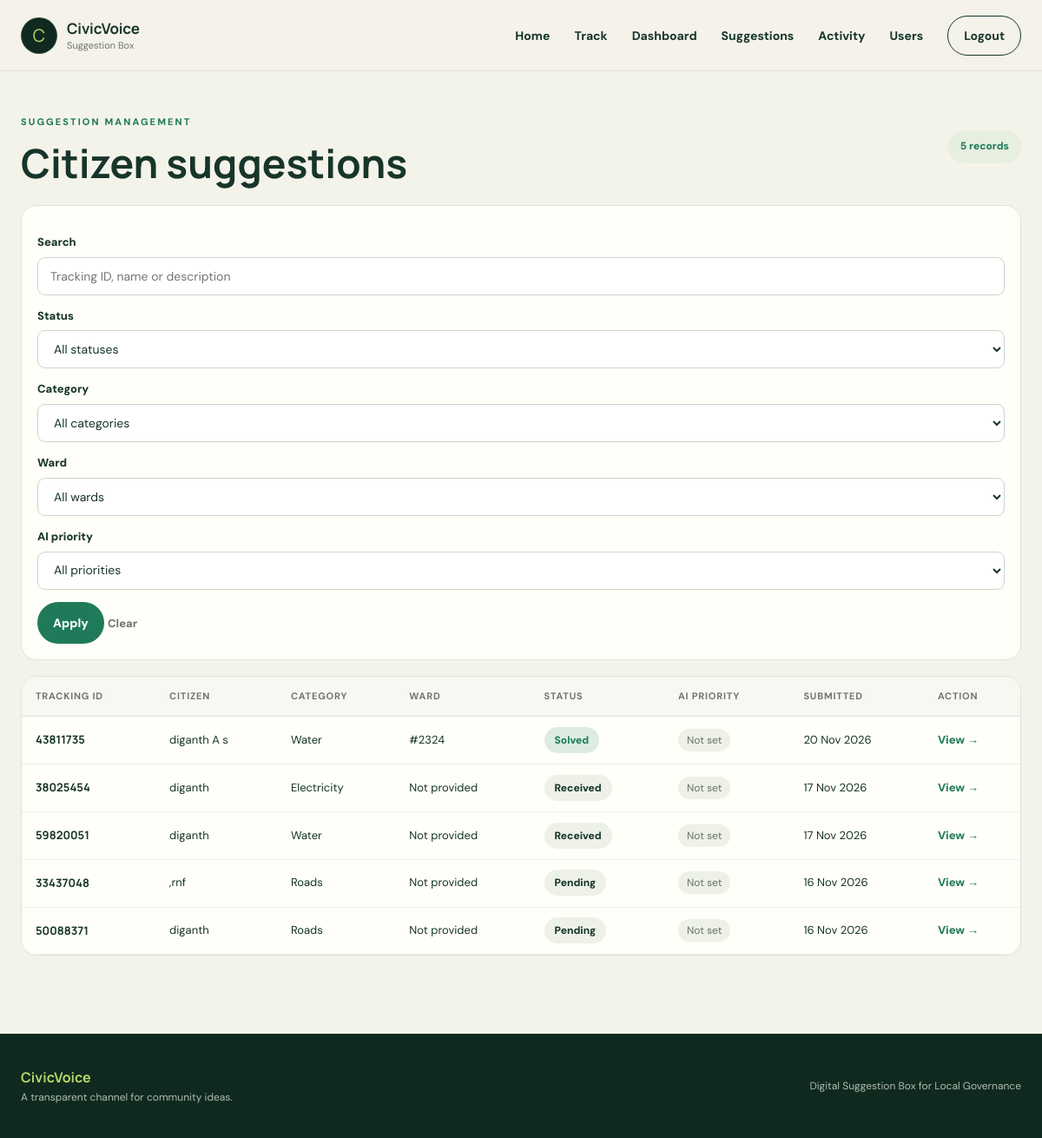
The page /admin/suggestions (signed in) on the database its author committed.
### app/models.py (models this page shows)
class Suggestion(db.Model):
    id = db.Column(db.Integer, primary_key=True)
    tracking_id = db.Column(
        db.String(8),
        unique=True,
        nullable=False,
        default=lambda: f"{secrets.randbelow(100_000_000):08d}"
    )
    name = db.Column(db.String(100), nullable=False)
    title = db.Column(db.String(150), nullable=True)
    category = db.Column(db.String(100), nullable=False)
    description = db.Column(db.Text, nullable=False)
    status = db.Column(
        db.String(30),
        default="Received",
        nullable=False
    )
    ward = db.Column(db.String(100), nullable=True)
    officer_remark = db.Column(db.Text, nullable=True)
    photo_filename = db.Column(db.String(255), nullable=True)
    ai_priority = db.Column(db.String(20), nullable=True)
    ai_priority_reason = db.Column(db.Text, nullable=True)
    ai_priority_provider = db.Column(db.String(30), nullable=True)
    created_at = db.Column(
        db.DateTime,
        default=datetime.utcnow
    )

### app/routes.py (the view, shortened to what this page needs)
    @app.route("/admin/suggestions")
    @staff_required
    def manage_suggestions():
        search = request.args.get("search", "").strip()
        status = request.args.get("status", "").strip()
        category = request.args.get("category", "").strip()
        ward = request.args.get("ward", "").strip()
        priority = request.args.get("priority", "").strip()
        query = Suggestion.query
        if status:
            query = query.filter(Suggestion.status == status)
        if category:
            query = query.filter(Suggestion.category == category)
        if ward:
            query = query.filter(Suggestion.ward == ward)
        if priority:
            query = query.filter(Suggestion.ai_priority == priority)
        suggestions = query.order_by(
            Suggestion.created_at.desc()
        ).all()
        categories = [
            item[0]
            for item in db.session.query(Suggestion.category)
            .distinct()
            .order_by(Suggestion.category)
            .all()
        ]
        wards = [
            item[0]
            for item in db.session.query(Suggestion.ward)
            .filter(Suggestion.ward.isnot(None))
            .filter(Suggestion.ward != "")
            .distinct()
            .order_by(Suggestion.ward)
            .all()
        ]
        return render_template(
            "suggestions.html",
            suggestions=suggestions,
            search=search,
            selected_status=status,
            selected_category=category,
            selected_ward=ward,
            selected_priority=priority,
            categories=categories,
            wards=wards
        )

### app/__init__.py (called while the page is built)
@login_manager.user_loader
def load_user(user_id):
    from app.models import User
    try:
        user_id = int(user_id)
    except (TypeError, ValueError):
        return None
    user = db.session.get(User, user_id)
    if user is None or not user.is_active:
        return None
    return user

### app/routes.py (called while the page is built)
def staff_required(view_function):
    @wraps(view_function)
    @login_required
    def wrapped_view(*args, **kwargs):
        if current_user.role not in ["admin", "staff"]:
            abort(403)
        return view_function(*args, **kwargs)
    return wrapped_view

### app/templates/suggestions.html (shortened to what this page needs)
{% extends "base.html" %}
{% block content %}
<div class="dashboard-header">
    <div>
        <span class="eyebrow">Suggestion management</span>
        <h1>Citizen suggestions</h1>
    </div>
    <span class="count-badge">{{ suggestions|length }} records</span>
</div>
<section class="form-container filter-panel">
    <form method="GET" action="{{ url_for('manage_suggestions') }}" class="management-filter">
        <div class="field search-field">
            <label for="search">Search</label>
            <input type="text" id="search" name="search" placeholder="Tracking ID, name or description" value="{{ search }}">
        </div>
        <div class="field">
            <label for="status">Status</label>
            <select id="status" name="status">
                <option value="">All statuses</option>
            </select>
        </div>
        <div class="field">
            <label for="category">Category</label>
            <select id="category" name="category">
                <option value="">All categories</option>
            </select>
        </div>
        <div class="field">
            <label for="ward">Ward</label>
            <select id="ward" name="ward">
                <option value="">All wards</option>
            </select>
        </div>
        <div class="field">
            <label for="priority">AI priority</label>
            <select id="priority" name="priority">
                <option value="">All priorities</option>
            </select>
        </div>
        <button type="submit" class="btn filter-button">Apply</button>
        <a class="clear-filter" href="{{ url_for('manage_suggestions') }}">Clear</a>
    </form>
</section>
<section class="form-container table-panel">
    {% if suggestions %}
        <div class="table-scroll">
            <table class="modern-table">
                <thead>
                    <tr>
                        <th>Tracking ID</th>
                        <th>Citizen</th>
                        <th>Category</th>
                        <th>Ward</th>
                        <th>Status</th>
                        <th>AI priority</th>
                        <th>Submitted</th>
                        <th>Action</th>
                    </tr>
                </thead>
                <tbody>
                    {% for suggestion in suggestions %}
                        <tr>
                            <td><strong class="tracking-code">{{ suggestion.tracking_id }}</strong></td>
                            <td>{{ suggestion.name }}</td>
                            <td>{{ suggestion.category }}</td>
                            <td>{{ suggestion.ward or "Not provided" }}</td>
                            <td><span class="status-pill status-{{ suggestion.status|lower|replace(' ', '-') }}">{{ suggestion.status }}</span></td>
                            <td><span class="priority-{{ (suggestion.ai_priority or 'low')|lower }}">{{ suggestion.ai_priority or "Not set" }}</span></td>
                            <td>{{ suggestion.created_at.strftime("%d %b %Y") }}</td>
                            <td>
                                <a class="table-action" href="{{ url_for('suggestion_detail', suggestion_id=suggestion.id) }}">View <span>→</span></a>
                            </td>
                        </tr>
                    {% endfor %}
                </tbody>
            </table>
        </div>
    {% else %}
        <p class="empty-state">No suggestions found for these filters.</p>
    {% endif %}
</section>
{% endblock %}

### app/static/style.css (style rules this page uses)
:root { --ink: #17352a; --green: #1f7a5a; --green-dark: #10291f; --lime: #b9d86b; --cream: #f4f3ea; --paper: #fffef8; --line: #dde4dc; --muted: #6d776f; --orange: #e69b55; }
* { box-sizing: border-box; margin: 0; padding: 0; }
html { scroll-behavior: smooth; }
body { min-height: 100vh; display: flex; flex-direction: column; font-family: "DM Sans", Arial, sans-serif; color: var(--ink); background: var(--cream); line-height: 1.6; }
h1, h2, h3, strong, .brand { font-family: "Manrope", "DM Sans", sans-serif; }
a { color: inherit; }
.eyebrow { display: inline-block; color: var(--green); text-transform: uppercase; font-size: 11px; font-weight: 800; letter-spacing: 2.1px; margin-bottom: 14px; }
.btn { min-height: 48px; display: inline-flex; align-items: center; justify-content: center; gap: 18px; border-radius: 100px; padding: 12px 22px; border: 0; font-family: "DM Sans"; font-size: 14px; font-weight: 800; text-decoration: none; cursor: pointer; }
.field { display: flex; flex-direction: column; margin-bottom: 20px; }
.field label { margin-bottom: 8px; font-size: 13px; font-weight: 800; }
.field input, .field select, .field textarea { width: 100%; border: 1px solid #ccd5cd; border-radius: 9px; background: white; color: var(--ink); font: 15px "DM Sans"; padding: 13px 14px; outline: none; }
.status-pill { padding: 7px 12px; border-radius: 100px; background: #edf1e8; font-size: 12px; font-weight: 800; }
.status-solved { background: #dcece3; color: var(--green); }
.tracking-code { word-break: break-all; }
.form-container { background: var(--paper); border: 1px solid var(--line); border-radius: 18px; padding: 32px; margin-bottom: 18px; }
.form-container table { width: 100%; border-collapse: collapse; font-size: 13px; }
.form-container th { text-align: left; color: var(--muted); font-size: 11px; text-transform: uppercase; letter-spacing: .8px; border-bottom: 1px solid var(--line); padding: 12px 10px; }
.form-container td { border-bottom: 1px solid #edf0ea; padding: 14px 10px; }
.form-container table a { color: var(--green); font-weight: 800; }
.form-container form:not(.modern-form) { display: block; }
.form-container form:not(.modern-form) label { display: block; margin: 14px 0 6px; font-weight: 800; }
.form-container form:not(.modern-form) input, .form-container form:not(.modern-form) select, .form-container form:not(.modern-form) textarea { width: 100%; border: 1px solid #ccd5cd; border-radius: 9px; padding: 12px 14px; font: 14px "DM Sans"; }
.form-container form:not(.modern-form) button { margin-top: 14px; background: var(--green); color: white; border: 0; border-radius: 100px; padding: 11px 18px; font-weight: 800; }
.dashboard-header { display: flex; align-items: center; justify-content: space-between; margin: 10px 0 24px; }
.dashboard-header h1 { font-size: clamp(32px, 4vw, 46px); line-height: 1.05; }
.count-badge { border-radius: 100px; background: #e7efdf; color: var(--green); padding: 9px 14px; font-size: 12px; font-weight: 800; }
.filter-panel { padding: 18px; }
.management-filter { display: grid; grid-template-columns: 2fr repeat(4, minmax(120px, 1fr)) auto auto; gap: 10px; align-items: end; }
.management-filter .field { margin: 0; }
.management-filter .field input, .management-filter .field select { height: 44px; }
.filter-button { height: 44px; background: var(--green); color: white; }
.clear-filter { height: 44px; display: inline-flex; align-items: center; text-decoration: none; color: var(--muted); font-size: 13px; font-weight: 800; }
.table-panel { padding: 0; overflow: hidden; }
.table-scroll { overflow-x: auto; }
.modern-table { min-width: 820px; }
.modern-table th { background: #f7f8f2; padding: 14px 16px; }
.modern-table td { padding: 16px; }
.table-action { color: var(--green); font-weight: 800; text-decoration: none; }
.priority-low, .priority-medium, .priority-high, .priority-urgent { border-radius: 100px; padding: 5px 10px; font-size: 12px; }
.priority-low { background: #edf1e8; color: #667263; }

### rows shown on the page
Suggestion: tracking_id "43811735", name "diganth A s", category "Water", ward "#2324", status "Solved", ai_priority "Not set", created_at "20 Nov 2026"
Suggestion: tracking_id "38025454", name "diganth", category "Electricity", ward "Not provided", status "Received", ai_priority "Not set", created_at "17 Nov 2026"
Suggestion: tracking_id "59820051", name "diganth", category "Water", ward "Not provided", status "Received", ai_priority "Not set", created_at "17 Nov 2026"
Suggestion: tracking_id "33437048", name ",rnf", category "Roads", ward "Not provided", status "Pending", ai_priority "Not set", created_at "16 Nov 2026"
Suggestion: tracking_id "50088371", name "diganth", category "Roads", ward "Not provided", status "Pending", ai_priority "Not set", created_at "16 Nov 2026"

### other values the page prints
{{ suggestions|length }} "5"
